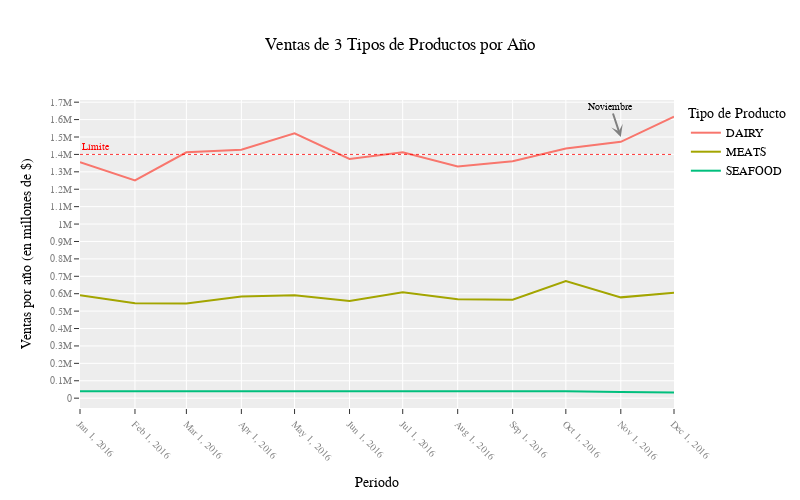

Notebook cell for this chart:
### Markdown cell above
# Plotly

### Code cell
fig = px.line(
    df2, 
    x=df2.index.values,
    y="sales",
    color='family',
    width=800, 
    height=500,
    template='ggplot2',
    title='Ventas de 3 Tipos de Productos por Año', 
    labels={
        "x": "Periodo",
        "sales": "Ventas por año (en millones de $)",
        "family": "Tipo de Producto"
    }
)

fig.update_layout( 
    font_family="Rockwell",
    font_color="black"
)

fig.update_xaxes(
    tickangle=45,
    tickmode='array',
    tickvals=df.index.values,
    tickfont={
        'color': 'grey',
        'size': 10
    }
)

fig.update_yaxes(
    tickfont={
        'color': 'grey',
        'size': 10
    }
)

fig.update_yaxes(
    nticks=20
)

# Anotaciones en Plotly
# https://plotly.com/python/text-and-annotations/#styling-and-coloring-annotations
fig.add_annotation(
    x='2016-11', # Debido a que este es el valor original
    y=1500000,
    text="Noviembre",
    showarrow=True,
    arrowhead=3, # Tipos de flecha: numero del 0 al 8
    arrowsize=1, # Tamaño de la cabeza de la flecha
    arrowwidth=2, # Ancho de la flecha en pixeles
    arrowcolor="grey",
    opacity=1,
    font={
        'family': "Arial",
        'size': 10,
        'color': "black"
    }
)

# Marcas en Plotly
# https://plotly.com/python/horizontal-vertical-shapes/#adding-text-annotations
fig.add_hline(
    y=1400000, 
    line_dash="dot",
    annotation_text="Límite", # Puedo incluir al mismo tiempo una anotación
    annotation_position="top left", # "top left", "top right", "bottom left", "bottom", "top"
    annotation_font_size=10,
    annotation_font_color="red",
    opacity=0.8,
    line_width=1,
    line_color='red',
)

fig.show()

### Figure 1 — Plotly figure (JSON) as saved in the notebook; plotly's stock layout.template omitted (floating-point values rounded to 4 significant figures)
{"data": [{"hovertemplate": "Tipo de Producto=DAIRY<br>Periodo=%{x}<br>Ventas por año (en millones de $)=%{y}<extra></extra>", "legendgroup": "DAIRY", "line": {"color": "#F8766D", "dash": "solid"}, "marker": {"symbol": "circle"}, "mode": "lines", "name": "DAIRY", "orientation": "v", "showlegend": true, "type": "scatter", "x": ["2016-01", "2016-02", "2016-03", "2016-04", "2016-05", "2016-06", "2016-07", "2016-08", "2016-09", "2016-10", "2016-11", "2016-12"], "xaxis": "x", "y": [1354875, 1250980, 1411860, 1427146, 1520885, 1373631, 1412688, 1330689, 1360984, 1434197, 1472571, 1616687], "yaxis": "y"}, {"hovertemplate": "Tipo de Producto=MEATS<br>Periodo=%{x}<br>Ventas por año (en millones de $)=%{y}<extra></extra>", "legendgroup": "MEATS", "line": {"color": "#A3A500", "dash": "solid"}, "marker": {"symbol": "circle"}, "mode": "lines", "name": "MEATS", "orientation": "v", "showlegend": true, "type": "scatter", "x": ["2016-01", "2016-02", "2016-03", "2016-04", "2016-05", "2016-06", "2016-07", "2016-08", "2016-09", "2016-10", "2016-11", "2016-12"], "xaxis": "x", "y": [591100.0, 545000.0, 543500.0, 583700.0, 591500.0, 557500.0, 607700.0, 568500.0, 565000.0, 672100.0, 579000.0, 606000.0], "yaxis": "y"}, {"hovertemplate": "Tipo de Producto=SEAFOOD<br>Periodo=%{x}<br>Ventas por año (en millones de $)=%{y}<extra></extra>", "legendgroup": "SEAFOOD", "line": {"color": "#00BF7D", "dash": "solid"}, "marker": {"symbol": "circle"}, "mode": "lines", "name": "SEAFOOD", "orientation": "v", "showlegend": true, "type": "scatter", "x": ["2016-01", "2016-02", "2016-03", "2016-04", "2016-05", "2016-06", "2016-07", "2016-08", "2016-09", "2016-10", "2016-11", "2016-12"], "xaxis": "x", "y": [39270.0, 37060.0, 39250.0, 39350.0, 40020.0, 36850.0, 39440.0, 39490.0, 39020.0, 40270.0, 35420.0, 32010.0], "yaxis": "y"}], "layout": {"annotations": [{"arrowcolor": "grey", "arrowhead": 3, "arrowsize": 1, "arrowwidth": 2, "font": {"color": "black", "family": "Arial", "size": 10}, "opacity": 1, "showarrow": true, "text": "Noviembre", "x": "2016-11", "y": 1500000}, {"font": {"color": "red", "size": 10}, "showarrow": false, "text": "Límite", "x": 0, "xanchor": "left", "xref": "x domain", "y": 1400000, "yanchor": "bottom", "yref": "y"}], "font": {"color": "black", "family": "Rockwell"}, "height": 500, "legend": {"title": {"text": "Tipo de Producto"}, "tracegroupgap": 0}, "shapes": [{"line": {"color": "red", "dash": "dot", "width": 1}, "opacity": 0.8, "type": "line", "x0": 0, "x1": 1, "xref": "x domain", "y0": 1400000, "y1": 1400000, "yref": "y"}], "title": {"text": "Ventas de 3 Tipos de Productos por Año"}, "width": 800, "xaxis": {"anchor": "y", "domain": [0, 1], "tickangle": 45, "tickfont": {"color": "grey", "size": 10}, "tickmode": "array", "tickvals": ["2016-01", "2016-02", "2016-03", "2016-04", "2016-05", "2016-06", "2016-07", "2016-08", "2016-09", "2016-10", "2016-11", "2016-12"], "title": {"text": "Periodo"}}, "yaxis": {"anchor": "x", "domain": [0, 1], "nticks": 20, "tickfont": {"color": "grey", "size": 10}, "title": {"text": "Ventas por año (en millones de $)"}}}}
